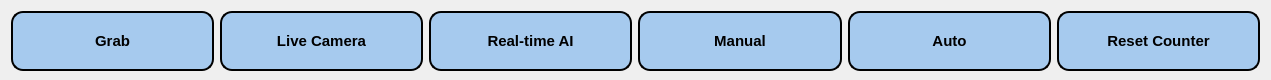
    <widget class="QWidget" name="widget_button" native="true">
     <property name="geometry">
      <rect>
       <x>10</x>
       <y>910</y>
       <width>1271</width>
       <height>80</height>
      </rect>
     </property>
     <property name="minimumSize">
      <size>
       <width>400</width>
       <height>80</height>
      </size>
     </property>
     <property name="maximumSize">
      <size>
       <width>1521</width>
       <height>80</height>
      </size>
     </property>
     <property name="styleSheet">
      <string notr="true">background-color: qlineargradient(
spread:pad, 
x1:0, y1:0, x2:0, y2:1, 
stop:0 #738B95, 
stop:1 #BAE5F5
);
border-radius: 7px;</string>
     </property>
     <layout class="QGridLayout" name="gridLayout_2">
      <item row="0" column="3">
       <widget class="QPushButton" name="button_manual">
        <property name="sizePolicy">
         <sizepolicy hsizetype="Preferred" vsizetype="Fixed">
          <horstretch>0</horstretch>
          <verstretch>0</verstretch>
         </sizepolicy>
        </property>
        <property name="minimumSize">
         <size>
          <width>0</width>
          <height>60</height>
         </size>
        </property>
        <property name="maximumSize">
         <size>
          <width>240</width>
          <height>16777215</height>
         </size>
        </property>
        <property name="font">
         <font>
          <pointsize>11</pointsize>
          <weight>75</weight>
          <bold>true</bold>
         </font>
        </property>
        <property name="styleSheet">
         <string notr="true">QPushButton {
    background-color: #A6CAEE;
    border: 2px solid black;
    border-radius: 12px;
padding: 10px 10px;
}

QPushButton:hover {
    background-color: qlineargradient(
spread:pad, 
x1:0, y1:0, x2:0, y2:1, 

stop:0 #738B95, 
stop:1 #BAE5F5
    );
}

QPushButton:pressed {
    background-color: qlineargradient(
spread:pad, 
x1:0, y1:0, x2:0, y2:1, 
stop:0  #BAE5F5, 
stop:1 #738B95
);
    padding-top: 6px;   /* tạo cảm giác ấn xuống */
}</string>
        </property>
        <property name="text">
         <string>Manual</string>
        </property>
        <property name="icon">
         <iconset>
          <normaloff>all-icons/bullseye-pointer.png</normaloff>all-icons/bullseye-pointer.png</iconset>
        </property>
        <property name="iconSize">
         <size>
          <width>28</width>
          <height>28</height>
         </size>
        </property>
       </widget>
      </item>
      <item row="0" column="2">
       <widget class="QPushButton" name="button_real_time">
        <property name="sizePolicy">
         <sizepolicy hsizetype="Preferred" vsizetype="Fixed">
          <horstretch>0</horstretch>
          <verstretch>0</verstretch>
         </sizepolicy>
        </property>
        <property name="minimumSize">
         <size>
          <width>0</width>
          <height>60</height>
         </size>
        </property>
        <property name="maximumSize">
         <size>
          <width>240</width>
          <height>16777215</height>
         </size>
        </property>
        <property name="font">
         <font>
          <pointsize>11</pointsize>
          <weight>75</weight>
          <bold>true</bold>
         </font>
        </property>
        <property name="styleSheet">
         <string notr="true">QPushButton {
    background-color: #A6CAEE;
    border: 2px solid black;
    border-radius: 12px;
padding: 10px 10px;
}

QPushButton:hover {
    background-color: qlineargradient(
spread:pad, 
x1:0, y1:0, x2:0, y2:1, 

stop:0 #738B95, 
stop:1 #BAE5F5
    );
}

QPushButton:pressed {
    background-color: qlineargradient(
spread:pad, 
x1:0, y1:0, x2:0, y2:1, 
stop:0  #BAE5F5, 
stop:1 #738B95
);
    padding-top: 6px;   /* tạo cảm giác ấn xuống */
}</string>
        </property>
        <property name="text">
         <string>Real-time AI</string>
        </property>
        <property name="icon">
         <iconset>
          <normaloff>all-icons/brainstorming.png</normaloff>all-icons/brainstorming.png</iconset>
        </property>
        <property name="iconSize">
         <size>
          <width>28</width>
          <height>28</height>
         </size>
        </property>
       </widget>
      </item>
      <item row="0" column="1">
       <widget class="QPushButton" name="button_live_camera">
        <property name="sizePolicy">
         <sizepolicy hsizetype="Preferred" vsizetype="Fixed">
          <horstretch>0</horstretch>
          <verstretch>0</verstretch>
         </sizepolicy>
        </property>
        <property name="minimumSize">
         <size>
          <width>0</width>
          <height>60</height>
         </size>
        </property>
        <property name="maximumSize">
         <size>
          <width>240</width>
          <height>16777215</height>
         </size>
        </property>
        <property name="font">
         <font>
          <pointsize>11</pointsize>
          <weight>75</weight>
          <bold>true</bold>
         </font>
        </property>
        <property name="styleSheet">
         <string notr="true">QPushButton {
    background-color: #A6CAEE;
    border: 2px solid black;
    border-radius: 12px;
padding: 10px 10px;
}

QPushButton:hover {
    background-color: qlineargradient(
spread:pad, 
x1:0, y1:0, x2:0, y2:1, 

stop:0 #738B95, 
stop:1 #BAE5F5
    );
}

QPushButton:pressed {
    background-color: qlineargradient(
spread:pad, 
x1:0, y1:0, x2:0, y2:1, 
stop:0  #BAE5F5, 
stop:1 #738B95
);
    padding-top: 6px;   /* tạo cảm giác ấn xuống */
}</string>
        </property>
        <property name="text">
         <string>Live Camera</string>
        </property>
        <property name="icon">
         <iconset>
          <normaloff>all-icons/video-camera.png</normaloff>all-icons/video-camera.png</iconset>
        </property>
        <property name="iconSize">
         <size>
          <width>28</width>
          <height>28</height>
         </size>
        </property>
       </widget>
      </item>
      <item row="0" column="0">
       <widget class="QPushButton" name="button_grab">
        <property name="sizePolicy">
         <sizepolicy hsizetype="Preferred" vsizetype="Fixed">
          <horstretch>0</horstretch>
          <verstretch>0</verstretch>
         </sizepolicy>
        </property>
        <property name="minimumSize">
         <size>
          <width>0</width>
          <height>60</height>
         </size>
        </property>
        <property name="maximumSize">
         <size>
          <width>240</width>
          <height>16777215</height>
         </size>
        </property>
        <property name="font">
         <font>
          <pointsize>11</pointsize>
          <weight>75</weight>
          <bold>true</bold>
         </font>
        </property>
        <property name="styleSheet">
         <string notr="true">QPushButton {
    background-color: #A6CAEE;
    border: 2px solid black;
    border-radius: 12px;
padding: 10px 10px;
}

QPushButton:hover {
    background-color: qlineargradient(
spread:pad, 
x1:0, y1:0, x2:0, y2:1, 

stop:0 #738B95, 
stop:1 #BAE5F5
    );
}

QPushButton:pressed {
    background-color: qlineargradient(
spread:pad, 
x1:0, y1:0, x2:0, y2:1, 
stop:0  #BAE5F5, 
stop:1 #738B95
);
    padding-top: 6px;   /* tạo cảm giác ấn xuống */
}</string>
        </property>
        <property name="text">
         <string>Grab</string>
        </property>
        <property name="icon">
         <iconset>
          <normaloff>all-icons/webcam-4-24.png</normaloff>all-icons/webcam-4-24.png</iconset>
        </property>
        <property name="iconSize">
         <size>
          <width>28</width>
          <height>28</height>
         </size>
        </property>
       </widget>
      </item>
      <item row="0" column="4">
       <widget class="QPushButton" name="button_auto">
        <property name="sizePolicy">
         <sizepolicy hsizetype="Preferred" vsizetype="Fixed">
          <horstretch>0</horstretch>
          <verstretch>0</verstretch>
         </sizepolicy>
        </property>
        <property name="minimumSize">
         <size>
          <width>0</width>
          <height>60</height>
         </size>
        </property>
        <property name="maximumSize">
         <size>
          <width>240</width>
          <height>16777215</height>
         </size>
        </property>
        <property name="font">
         <font>
          <pointsize>11</pointsize>
          <weight>75</weight>
          <bold>true</bold>
         </font>
        </property>
        <property name="styleSheet">
         <string notr="true">QPushButton {
    background-color: #A6CAEE;
    border: 2px solid black;
    border-radius: 12px;
padding: 10px 10px;
}

QPushButton:hover {
    background-color: qlineargradient(
spread:pad, 
x1:0, y1:0, x2:0, y2:1, 

stop:0 #738B95, 
stop:1 #BAE5F5
    );
}

QPushButton:pressed {
    background-color: qlineargradient(
spread:pad, 
x1:0, y1:0, x2:0, y2:1, 
stop:0  #BAE5F5, 
stop:1 #738B95
);
    padding-top: 6px;   /* tạo cảm giác ấn xuống */
}</string>
        </property>
        <property name="text">
         <string>Auto</string>
        </property>
        <property name="icon">
         <iconset>
          <normaloff>all-icons/repeat-24.png</normaloff>all-icons/repeat-24.png</iconset>
        </property>
        <property name="iconSize">
         <size>
          <width>28</width>
          <height>28</height>
         </size>
        </property>
       </widget>
      </item>
      <item row="0" column="5">
       <widget class="QPushButton" name="button_reset_counter">
        <property name="sizePolicy">
         <sizepolicy hsizetype="Preferred" vsizetype="Fixed">
          <horstretch>0</horstretch>
          <verstretch>0</verstretch>
         </sizepolicy>
        </property>
        <property name="minimumSize">
         <size>
          <width>0</width>
          <height>60</height>
         </size>
        </property>
        <property name="maximumSize">
         <size>
          <width>240</width>
          <height>16777215</height>
         </size>
        </property>
        <property name="font">
         <font>
          <pointsize>11</pointsize>
          <weight>75</weight>
          <bold>true</bold>
         </font>
        </property>
        <property name="styleSheet">
         <string notr="true">QPushButton {
    background-color: #A6CAEE;
    border: 2px solid black;
    border-radius: 12px;
padding: 10px 10px;
}

QPushButton:hover {
    background-color: qlineargradient(
spread:pad, 
x1:0, y1:0, x2:0, y2:1, 

stop:0 #738B95, 
stop:1 #BAE5F5
    );
}

QPushButton:pressed {
    background-color: qlineargradient(
spread:pad, 
x1:0, y1:0, x2:0, y2:1, 
stop:0  #BAE5F5, 
stop:1 #738B95
);
    padding-top: 6px;   /* tạo cảm giác ấn xuống */
}</string>
        </property>
        <property name="text">
         <string>Reset Counter</string>
        </property>
        <property name="icon">
         <iconset>
          <normaloff>all-icons/counter.png</normaloff>all-icons/counter.png</iconset>
        </property>
        <property name="iconSize">
         <size>
          <width>32</width>
          <height>32</height>
         </size>
        </property>
       </widget>
      </item>
     </layout>
    </widget>
